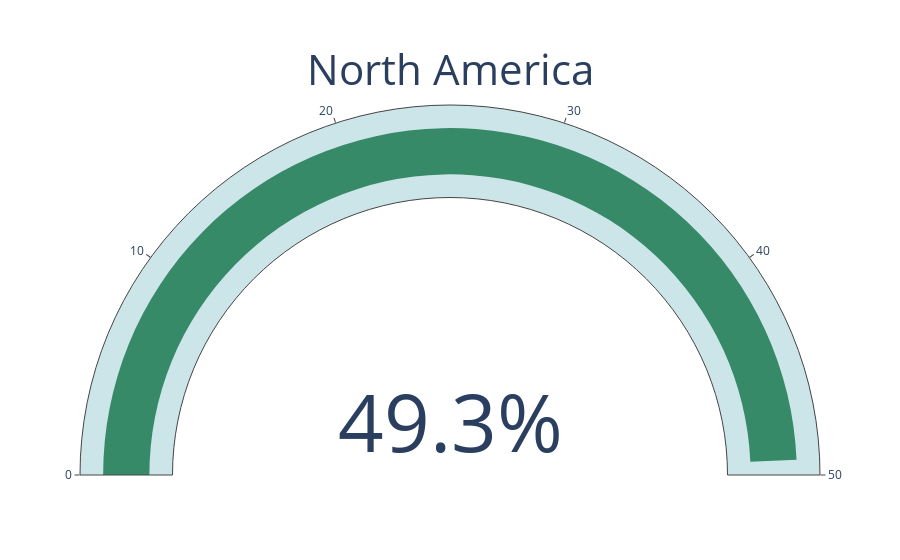
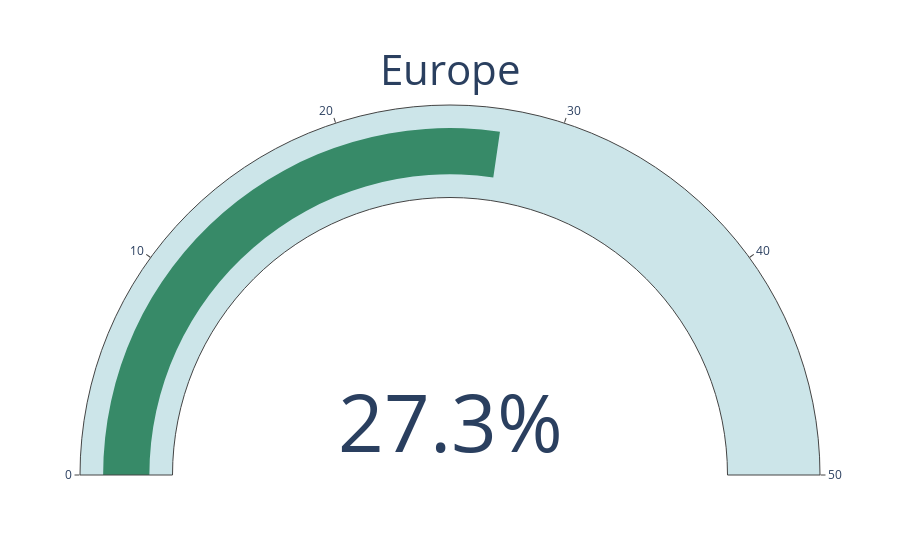
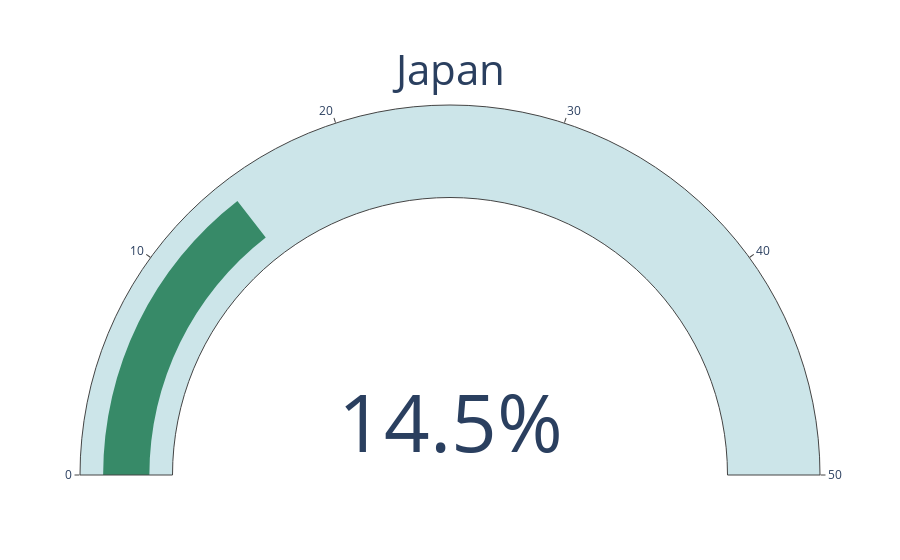
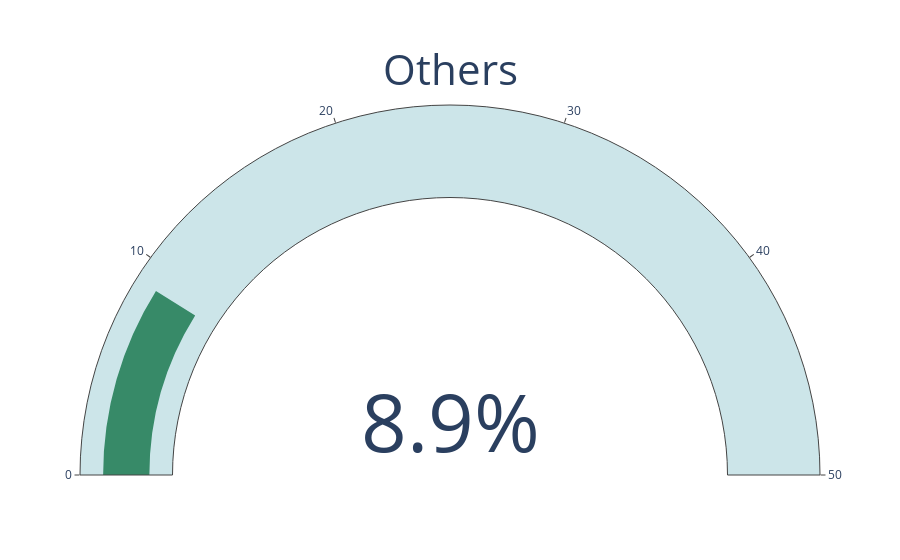

Notebook code for these charts, in order:
### Code cell
# gauge chart

def gauge_chart(main_filter, sales_filter):
    regions = 'North America', 'Europe', 'Japan', 'Others'
    for region in regions:
        df_gauge = df[[main_filter,'North America', 'Europe', 'Japan', 'Others', 'Global']]
        df_gauge = df_gauge[df_gauge['Global'] > sales_filter]
        marktanteil_NA_Sales = round(df_gauge[region].sum() / df_gauge['Global'].sum()*100, 1)

        #Gauge Chart
        fig = go.Figure(go.Indicator(
            domain = {'x': [0, 1], 'y': [0, 1]},
            value = marktanteil_NA_Sales,
            number=  {'suffix': '%' },
            mode = 'gauge+number',
            title = {'text': region, 'font': { 'size': 42 }},
            gauge = {'axis': {'range': [None, 50]},
                     'bar': {'color': '#378a68'},
                     'steps' : [
                         {'range': [0, 50], 'color': '#cce5e9'},
                     ],
                         #{'range': [50/3, 50/3*2], 'color': "blue"},
                         #{'range': [50/3*2, 50], 'color': "green"}],
                     }))        # 'threshold' : {'line': {'color': "red", 'width': 4},'thickness': 0.75, 'value': 0.09}

        fig.show()

gauge_chart('Platform', 0)

### Figure 1 — Plotly figure (JSON) as saved in the notebook; plotly's stock layout.template omitted (floating-point values rounded to 4 significant figures)
{"data": [{"domain": {"x": [0, 1], "y": [0, 1]}, "gauge": {"axis": {"range": [null, 50]}, "bar": {"color": "#378a68"}, "steps": [{"color": "#cce5e9", "range": [0, 50]}]}, "mode": "gauge+number", "number": {"suffix": "%"}, "title": {"font": {"size": 42}, "text": "North America"}, "value": 49.3, "type": "indicator"}], "layout": {}}

### Figure 2 — Plotly figure (JSON) as saved in the notebook; plotly's stock layout.template omitted (floating-point values rounded to 4 significant figures)
{"data": [{"domain": {"x": [0, 1], "y": [0, 1]}, "gauge": {"axis": {"range": [null, 50]}, "bar": {"color": "#378a68"}, "steps": [{"color": "#cce5e9", "range": [0, 50]}]}, "mode": "gauge+number", "number": {"suffix": "%"}, "title": {"font": {"size": 42}, "text": "Europe"}, "value": 27.3, "type": "indicator"}], "layout": {}}

### Figure 3 — Plotly figure (JSON) as saved in the notebook; plotly's stock layout.template omitted (floating-point values rounded to 4 significant figures)
{"data": [{"domain": {"x": [0, 1], "y": [0, 1]}, "gauge": {"axis": {"range": [null, 50]}, "bar": {"color": "#378a68"}, "steps": [{"color": "#cce5e9", "range": [0, 50]}]}, "mode": "gauge+number", "number": {"suffix": "%"}, "title": {"font": {"size": 42}, "text": "Japan"}, "value": 14.5, "type": "indicator"}], "layout": {}}

### Figure 4 — Plotly figure (JSON) as saved in the notebook; plotly's stock layout.template omitted (floating-point values rounded to 4 significant figures)
{"data": [{"domain": {"x": [0, 1], "y": [0, 1]}, "gauge": {"axis": {"range": [null, 50]}, "bar": {"color": "#378a68"}, "steps": [{"color": "#cce5e9", "range": [0, 50]}]}, "mode": "gauge+number", "number": {"suffix": "%"}, "title": {"font": {"size": 42}, "text": "Others"}, "value": 8.9, "type": "indicator"}], "layout": {}}
